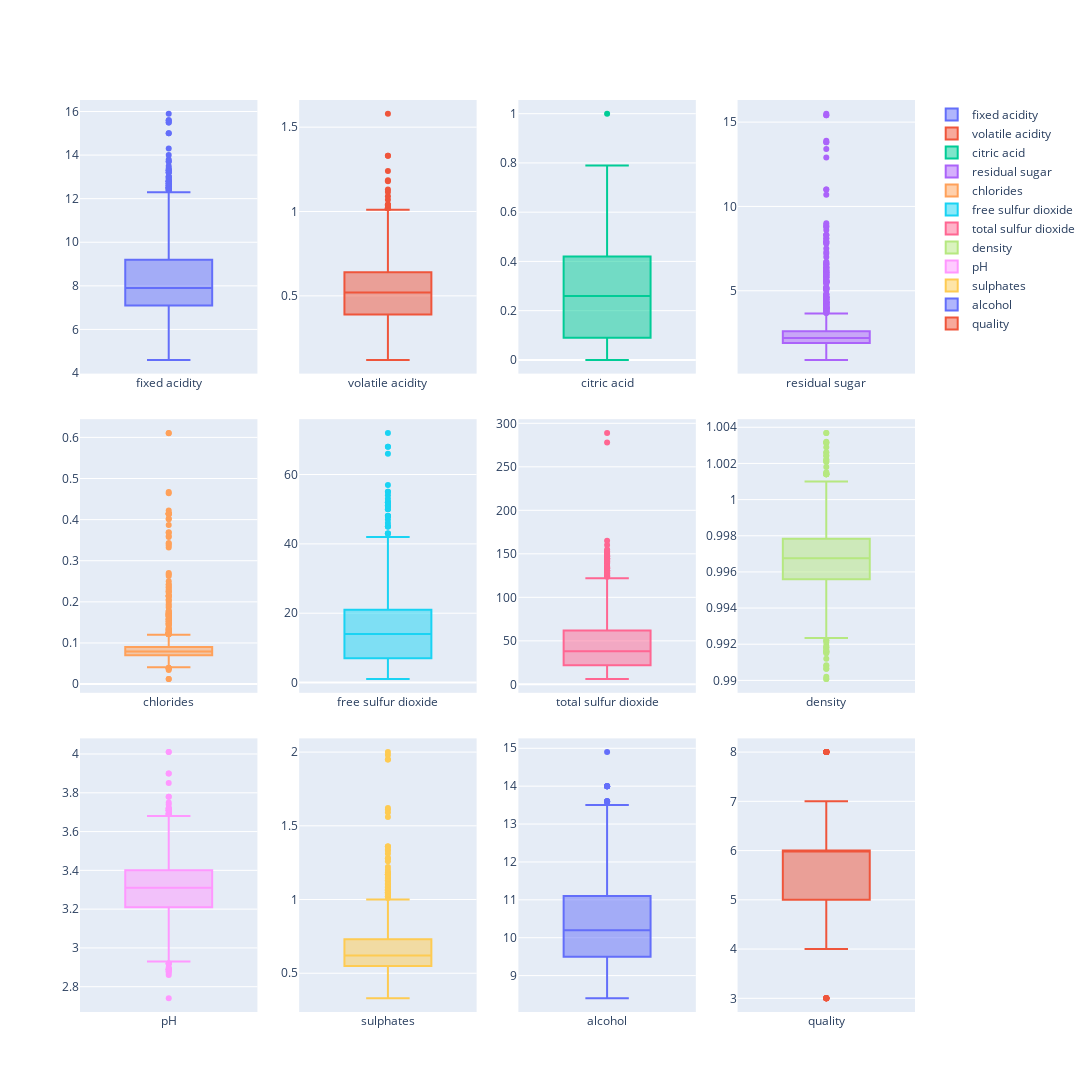

Notebook code for this chart:
### Markdown cell above
>All variables that have higher correlation than 0.5 were filtered out. These variables can cause multicollinearity, so we need to check these vaiables.

### Code cell
from plotly.subplots import make_subplots

col_names = df.columns.tolist()
m,n = 1,1
fig = make_subplots(rows = 3, cols = 4, vertical_spacing = 0.05)
for i in col_names:
  fig.add_trace(go.Box(y = df[i], name = i), row = n, col = m)
  if m%4 == 0 : m, n = m-3, n+1
  else : m+=1
fig.update_layout(height=1500, width=1500)
fig.show()

### Figure 1 — Plotly figure (JSON) as saved in the notebook; plotly's stock layout.template omitted (floating-point values rounded to 4 significant figures; data arrays with more than 128 entries replaced by an {"elided": "..."} marker saying what was removed)
{"data": [{"name": "fixed acidity", "type": "box", "xaxis": "x", "y": {"elided": "1599 float values"}, "yaxis": "y"}, {"name": "volatile acidity", "type": "box", "xaxis": "x2", "y": {"elided": "1599 float values"}, "yaxis": "y2"}, {"name": "citric acid", "type": "box", "xaxis": "x3", "y": {"elided": "1599 float values"}, "yaxis": "y3"}, {"name": "residual sugar", "type": "box", "xaxis": "x4", "y": {"elided": "1599 float values"}, "yaxis": "y4"}, {"name": "chlorides", "type": "box", "xaxis": "x5", "y": {"elided": "1599 float values"}, "yaxis": "y5"}, {"name": "free sulfur dioxide", "type": "box", "xaxis": "x6", "y": {"elided": "1599 float values"}, "yaxis": "y6"}, {"name": "total sulfur dioxide", "type": "box", "xaxis": "x7", "y": {"elided": "1599 float values"}, "yaxis": "y7"}, {"name": "density", "type": "box", "xaxis": "x8", "y": {"elided": "1599 float values"}, "yaxis": "y8"}, {"name": "pH", "type": "box", "xaxis": "x9", "y": {"elided": "1599 float values"}, "yaxis": "y9"}, {"name": "sulphates", "type": "box", "xaxis": "x10", "y": {"elided": "1599 float values"}, "yaxis": "y10"}, {"name": "alcohol", "type": "box", "xaxis": "x11", "y": {"elided": "1599 float values"}, "yaxis": "y11"}, {"name": "quality", "type": "box", "xaxis": "x12", "y": {"elided": "1599 int values"}, "yaxis": "y12"}], "layout": {"height": 1500, "width": 1500, "xaxis": {"anchor": "y", "domain": [0.0, 0.2125]}, "xaxis10": {"anchor": "y10", "domain": [0.2625, 0.475]}, "xaxis11": {"anchor": "y11", "domain": [0.525, 0.7375]}, "xaxis12": {"anchor": "y12", "domain": [0.7875, 1.0]}, "xaxis2": {"anchor": "y2", "domain": [0.2625, 0.475]}, "xaxis3": {"anchor": "y3", "domain": [0.525, 0.7375]}, "xaxis4": {"anchor": "y4", "domain": [0.7875, 1.0]}, "xaxis5": {"anchor": "y5", "domain": [0.0, 0.2125]}, "xaxis6": {"anchor": "y6", "domain": [0.2625, 0.475]}, "xaxis7": {"anchor": "y7", "domain": [0.525, 0.7375]}, "xaxis8": {"anchor": "y8", "domain": [0.7875, 1.0]}, "xaxis9": {"anchor": "y9", "domain": [0.0, 0.2125]}, "yaxis": {"anchor": "x", "domain": [0.7, 1.0]}, "yaxis10": {"anchor": "x10", "domain": [0.0, 0.3]}, "yaxis11": {"anchor": "x11", "domain": [0.0, 0.3]}, "yaxis12": {"anchor": "x12", "domain": [0.0, 0.3]}, "yaxis2": {"anchor": "x2", "domain": [0.7, 1.0]}, "yaxis3": {"anchor": "x3", "domain": [0.7, 1.0]}, "yaxis4": {"anchor": "x4", "domain": [0.7, 1.0]}, "yaxis5": {"anchor": "x5", "domain": [0.35, 0.65]}, "yaxis6": {"anchor": "x6", "domain": [0.35, 0.65]}, "yaxis7": {"anchor": "x7", "domain": [0.35, 0.65]}, "yaxis8": {"anchor": "x8", "domain": [0.35, 0.65]}, "yaxis9": {"anchor": "x9", "domain": [0.0, 0.3]}}}
